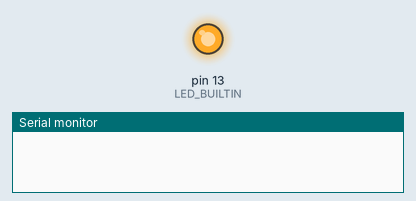
This sketch was run on a simulated Arduino Uno, built with avr-gcc and run on an emulated ATmega328P. Parts: output pins drawn as LEDs (lit = HIGH), the last lines printed to the serial monitor.

Above: at 0.5 s.
At 5.0 s:
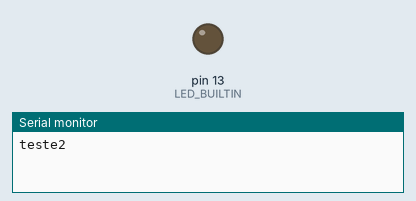
Timing chart, 0 to 6.9 s (numbered marks = the images above):
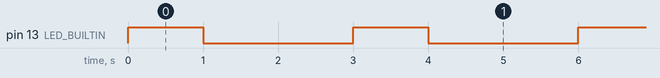

The sketch:

rx-apc220.ino
```cpp
void setup(){
  pinMode(LED_BUILTIN, OUTPUT);
  Serial.begin(9600);
}

void loop(){
  digitalWrite(LED_BUILTIN, HIGH);
  delay(1000);
  digitalWrite(LED_BUILTIN, LOW);
  delay(1000);
  Mandar();
}//voidloop

void Mandar(){
  delay(1000);
  Serial.println("teste2");
}
```

Measured:
- by itself, pin 13 (LED_BUILTIN): alternates HIGH for 1.0 s and LOW for 2.0 s
